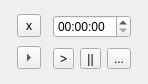
<?xml version="1.0" encoding="UTF-8"?>
<ui version="4.0">
 <class>Minuteur</class>
 <widget class="QWidget" name="Minuteur">
  <property name="geometry">
   <rect>
    <x>0</x>
    <y>0</y>
    <width>148</width>
    <height>84</height>
   </rect>
  </property>
  <property name="windowTitle">
   <string>Form</string>
  </property>
  <layout class="QHBoxLayout" name="horizontalLayout_2">
   <item>
    <layout class="QVBoxLayout" name="verticalLayout_3">
     <item>
      <widget class="QToolButton" name="quitButton">
       <property name="enabled">
        <bool>true</bool>
       </property>
       <property name="minimumSize">
        <size>
         <width>24</width>
         <height>23</height>
        </size>
       </property>
       <property name="text">
        <string>x</string>
       </property>
      </widget>
     </item>
     <item>
      <widget class="QToolButton" name="showHideButton">
       <property name="text">
        <string>...</string>
       </property>
       <property name="autoRaise">
        <bool>false</bool>
       </property>
       <property name="arrowType">
        <enum>Qt::RightArrow</enum>
       </property>
      </widget>
     </item>
    </layout>
   </item>
   <item>
    <layout class="QVBoxLayout" name="verticalLayout_2">
     <item>
      <widget class="QTimeEdit" name="timeEdit">
       <property name="enabled">
        <bool>true</bool>
       </property>
       <property name="readOnly">
        <bool>false</bool>
       </property>
       <property name="currentSection">
        <enum>QDateTimeEdit::HourSection</enum>
       </property>
       <property name="displayFormat">
        <string>HH:mm:ss</string>
       </property>
      </widget>
     </item>
     <item>
      <layout class="QHBoxLayout" name="horizontalLayout">
       <item>
        <widget class="QToolButton" name="startButton">
         <property name="text">
          <string>&gt;</string>
         </property>
        </widget>
       </item>
       <item>
        <widget class="QToolButton" name="stopButton">
         <property name="text">
          <string>||</string>
         </property>
        </widget>
       </item>
       <item>
        <widget class="QToolButton" name="resetButton">
         <property name="text">
          <string>...</string>
         </property>
        </widget>
       </item>
      </layout>
     </item>
    </layout>
   </item>
  </layout>
 </widget>
 <resources/>
 <connections/>
</ui>
